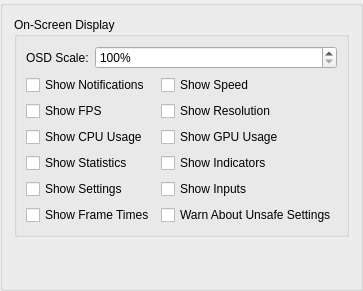
     <widget class="QGroupBox" name="osdTab">
      <attribute name="title">
       <string>OSD</string>
      </attribute>
      <layout class="QVBoxLayout" name="verticalLayout_3">
       <item>
        <widget class="QGroupBox" name="groupBox_4">
         <property name="title">
          <string>On-Screen Display</string>
         </property>
         <layout class="QFormLayout" name="formLayout_8">
          <item row="0" column="0">
           <widget class="QLabel" name="label_29">
            <property name="text">
             <string>OSD Scale:</string>
            </property>
           </widget>
          </item>
          <item row="0" column="1">
           <widget class="QSpinBox" name="osdScale">
            <property name="suffix">
             <string>%</string>
            </property>
            <property name="minimum">
             <number>100</number>
            </property>
            <property name="maximum">
             <number>500</number>
            </property>
           </widget>
          </item>
          <item row="1" column="0" colspan="2">
           <layout class="QGridLayout" name="gridLayout_6">
            <item row="3" column="1">
             <widget class="QCheckBox" name="osdShowIndicators">
              <property name="text">
               <string>Show Indicators</string>
              </property>
             </widget>
            </item>
            <item row="1" column="1">
             <widget class="QCheckBox" name="osdShowResolution">
              <property name="text">
               <string>Show Resolution</string>
              </property>
             </widget>
            </item>
            <item row="4" column="1">
             <widget class="QCheckBox" name="osdShowInputs">
              <property name="text">
               <string>Show Inputs</string>
              </property>
             </widget>
            </item>
            <item row="2" column="1">
             <widget class="QCheckBox" name="osdShowGPU">
              <property name="text">
               <string>Show GPU Usage</string>
              </property>
             </widget>
            </item>
            <item row="4" column="0">
             <widget class="QCheckBox" name="osdShowSettings">
              <property name="text">
               <string>Show Settings</string>
              </property>
             </widget>
            </item>
            <item row="1" column="0">
             <widget class="QCheckBox" name="osdShowFPS">
              <property name="text">
               <string>Show FPS</string>
              </property>
             </widget>
            </item>
            <item row="0" column="0">
             <widget class="QCheckBox" name="osdShowMessages">
              <property name="text">
               <string>Show Notifications</string>
              </property>
             </widget>
            </item>
            <item row="3" column="0">
             <widget class="QCheckBox" name="osdShowGSStats">
              <property name="text">
               <string>Show Statistics</string>
              </property>
             </widget>
            </item>
            <item row="2" column="0">
             <widget class="QCheckBox" name="osdShowCPU">
              <property name="text">
               <string>Show CPU Usage</string>
              </property>
             </widget>
            </item>
            <item row="0" column="1">
             <widget class="QCheckBox" name="osdShowSpeed">
              <property name="text">
               <string>Show Speed</string>
              </property>
             </widget>
            </item>
            <item row="5" column="1">
             <widget class="QCheckBox" name="warnAboutUnsafeSettings">
              <property name="text">
               <string>Warn About Unsafe Settings</string>
              </property>
             </widget>
            </item>
            <item row="5" column="0">
             <widget class="QCheckBox" name="osdShowFrameTimes">
              <property name="text">
               <string>Show Frame Times</string>
              </property>
             </widget>
            </item>
           </layout>
          </item>
         </layout>
        </widget>
       </item>
       <item>
        <spacer name="verticalSpacer_3">
         <property name="orientation">
          <enum>Qt::Vertical</enum>
         </property>
         <property name="sizeHint" stdset="0">
          <size>
           <width>20</width>
           <height>40</height>
          </size>
         </property>
        </spacer>
       </item>
      </layout>
     </widget>
